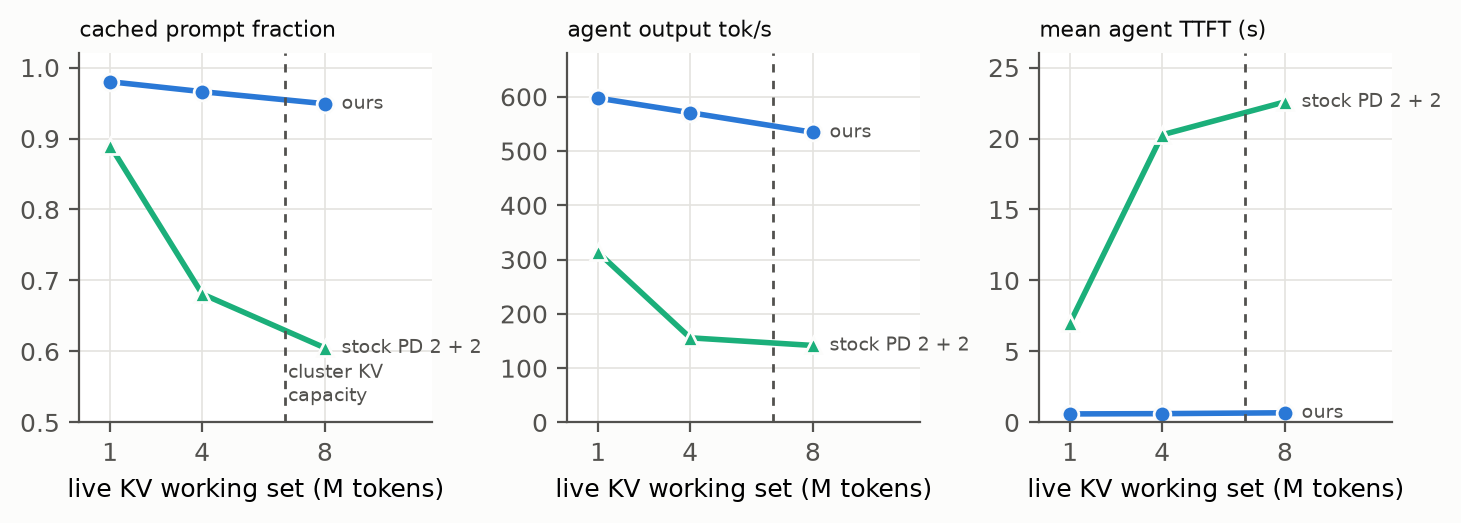

Write the Python code that produced this figure.
"""Figure 22 of the paper draft: cache thrashing (ThunderAgent's setting). 16 H20s (4 pods x 4), Qwen2.5-7B on FA3, 32
agent programs, the working set swept by the number of distinct 64K-token agent tasks (16 / 64 / 128 = ~1M / 4M / 8M
live KV tokens against ~6.7M of cluster KV capacity). Ours (colocated + cluster pool) vs stock PD 2 + 2. Panels: cached
prompt fraction, agent output tok/s, mean agent TTFT. Numbers from tasks/pd_colocation_vs_disagg.md (point 2,
mn_thrash_16g_20261022.sh).
  python fig22_thrashing.py   -> fig22_thrashing.png
Claude, 2026-10-26.
"""
from pathlib import Path

import matplotlib

matplotlib.use("Agg")
import matplotlib.pyplot as plt

HERE = Path(__file__).resolve().parent
LIVE_M = [1, 4, 8]
SERIES = {  # label: (cached fraction, agent tok/s, agent TTFT s), color, marker
    "ours": (([0.980, 0.966, 0.949], [597.5, 570.7, 534.5], [0.60, 0.62, 0.68]), "#2a78d6", "o"),
    "stock PD 2 + 2": (([0.890, 0.681, 0.605], [313.1, 155.9, 141.8], [7.03, 20.26, 22.58]), "#1baf7a", "^"),
}
MUTED, GRID, INK = "#52514e", "#e4e3df", "#0b0b0b"


def main():
    plt.rcParams.update({"font.size": 9, "axes.edgecolor": MUTED, "xtick.color": MUTED, "ytick.color": MUTED})
    fig, axes = plt.subplots(1, 3, figsize=(7.2, 2.5), constrained_layout=True)
    titles = ("cached prompt fraction", "agent output tok/s", "mean agent TTFT (s)")
    for k, ax in enumerate(axes):
        for label, (values, color, marker) in SERIES.items():
            ax.plot(LIVE_M, values[k], color=color, marker=marker, linewidth=2, markersize=6,
                    markeredgecolor="#fcfcfb", label=label)
            ax.annotate(label, (LIVE_M[-1], values[k][-1]), textcoords="offset points", xytext=(6, 0), fontsize=7,
                        color=MUTED, va="center")
        ax.axvline(6.7, color=MUTED, linewidth=1, linestyle=(0, (3, 3)))
        ax.set_title(titles[k], fontsize=8, color=INK, loc="left")
        ax.set_xlabel("live KV working set (M tokens)")
        ax.set_xticks(LIVE_M)
        ax.set_xlim(0, 11.5)
        ax.grid(True, color=GRID, linewidth=0.6)
        ax.spines[["top", "right"]].set_visible(False)
    axes[0].set_ylim(0.5, 1.02)
    axes[0].text(6.8, 0.53, "cluster KV\ncapacity", fontsize=7, color=MUTED)
    axes[1].set_ylim(0, 680)
    axes[2].set_ylim(0, 26)
    out = HERE / "fig22_thrashing.png"
    fig.savefig(out, dpi=200, bbox_inches="tight", facecolor="#fcfcfb")
    print(out)


if __name__ == "__main__":
    main()
